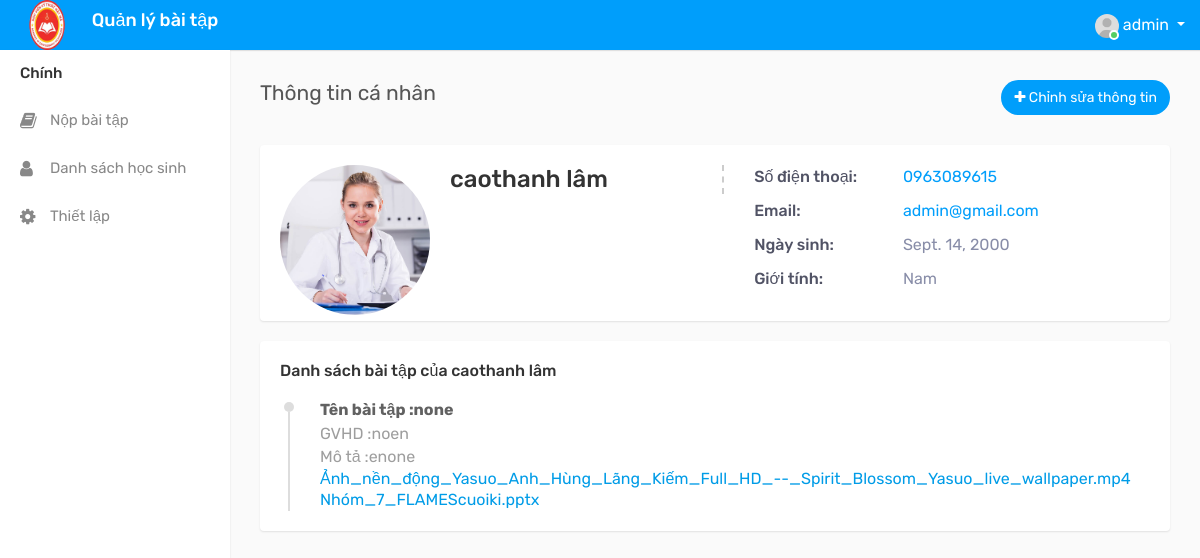
Screenshot of /baitap/1 (signed in) with the database file from the repository.
### user/models.py (models this page shows, shortened)
class Nguoidung(models.Model):
    ten = models.CharField(max_length=50, null=True)
    user = models.OneToOneField(User, on_delete=models.CASCADE)
    sex_choice = (('Nam', 'Nam'), ('Nữ', 'Nữ'))
    gioitinh = models.CharField(max_length=10, choices=sex_choice, default='', null=True)
    ngaysinh = models.DateField(null=True)
    phone = models.CharField(max_length=15, null=True,)

class Baitap(models.Model):
    nguoidung = models.ForeignKey(Nguoidung,on_delete=models.CASCADE,null=True)
    ten = models.CharField(max_length=50, null=True)
    mota = models.CharField(max_length=1000, null=True)
    giaovienhd =models.CharField(max_length=50, null=True)
    filebaocao = models.FileField(upload_to='')
    filezip = models.FileField(upload_to='')

### user/views.py (the view)
# urls.py: path('baitap/<int:baitap_id>', detailBaitap, name='baitap'),
@login_required(login_url="user:dangnhap")
def detailBaitap(request, baitap_id):
    nd = Nguoidung.objects.get(pk=baitap_id)
    return render(request, "templates/baitaphs.html", {"nd": nd})

### templates/templates/baitaphs.html (shortened to what this page needs)
{% extends 'templates/index.html' %}
    {% block content %}
<div class="content">
                <div class="row">
                    <div class="col-sm-7 col-6">
                        <h4 class="page-title">Thông tin cá nhân</h4>
                    </div>
                    <div class="col-sm-5 col-6 text-right m-b-30">
                        <a href="{% url 'user:csthongtin' %}" class="btn btn-primary btn-rounded"><i class="fa fa-plus"></i> Chỉnh sửa thông tin</a>
                    </div>
                </div>
                <div class="card-box profile-header">
                    <div class="row">
                        <div class="col-md-12">
                            <div class="profile-view">
                                <div class="profile-img-wrap">
                                    <div class="profile-img">
                                        <a href="#"><img class="avatar" src="assets/img/doctor-03.jpg" alt=""></a>
                                    </div>
                                </div>
                                <div class="profile-basic">
                                    <div class="row">
                                        <div class="col-md-5">
                                            <div class="profile-info-left">
                                                <h3 class="user-name m-t-0 mb-0">{{nd.ten}}</h3>
                                            </div>
                                        </div>
                                        <div class="col-md-7">
                                            <ul class="personal-info">
                                                <li>
                                                    <span class="title">Số điện thoại:</span>
                                                    <span class="text"><a href="#">{{nd.phone}}</a></span>
                                                </li>
                                                <li>
                                                    <span class="title">Email:</span>
                                                    <span class="text"><a href="#">{{nd.user.email}}</a></span>
                                                </li>
                                                <li>
                                                    <span class="title">Ngày sinh:</span>
                                                    <span class="text">{{nd.ngaysinh}}</span>
                                                </li>
                                                <li>
                                                    <span class="title">Giới tính:</span>
                                                    <span class="text">{{nd.gioitinh}}</span>
                                                </li>
                                            </ul>
                                        </div>
                                    </div>
                                </div>
                            </div>
                        </div>
                    </div>
                </div>
				<div class="profile-tabs">
					<div class="tab-content">
                        {% if nd %}
						<div class="tab-pane show active" id="about-cont">
                <div class="row">
                    <div class="col-md-12">
                        <div class="card-box">
                            <h3 class="card-title">Danh sách bài tập của {{ nd.ten }}</h3>
                            <div class="experience-box">
                                <ul class="experience-list">
                                    {% for baitap in nd.baitap_set.all %}
                                    <li>
                                        <div class="experience-user">
                                            <div class="before-circle"></div>
                                        </div>
                                        <div class="experience-content">
                                            <div class="timeline-content">
                                                <a href="#/" class="name"> Tên bài tập :{{ baitap.ten }}</a>
                                                <div>GVHD :{{ baitap.giaovienhd }}</div>
                                                <span class="time">Mô tả :{{ baitap.mota }}</span>
                                                <a href ="{{baitap.filebaocao.url}}" download><span class="time">{{ baitap.filebaocao }}</span></a>
                                                <a href ="{{baitap.filezip.url}}" download><span class="time">{{ baitap.filezip }}</span></a>
                                            </div>
                                        </div>
                                    </li>
                                    {% endfor %}
                                </ul>
                            </div>
                        </div>
                    </div>
                </div>
                </div>
                 {% endif %}
					</div>
				</div>
            </div>
{% endblock %}

### templates/templates/index.html (shortened to what this page needs)
{% load static %}
<!DOCTYPE html>
<html lang="en">
<head>
        <link rel="stylesheet" href="https://maxcdn.bootstrapcdn.com/bootstrap/4.0.0/css/bootstrap.min.css"
>
    <link rel="stylesheet" type="text/css" href="{% static 'assets/css/bootstrap.min.css' %}">
    <link rel="stylesheet" type="text/css" href="{% static 'assets/css/font-awesome.min.css' %}">
    <link rel="stylesheet" type="text/css" href="{% static 'assets/css/style.css' %}">
</head>
<body>
    <div class="main-wrapper">
        <div class="header">
			<div class="header-left">
				<a href="{% url 'user:home' %}" class="logo">
					<img src="{% static 'assets/img/logo1.png' %}" width="70" height="70" alt=""> </i> <span><h4>Quản lý bài tập</h4></span>
				</a>
			</div>
            <ul class="nav user-menu float-right">
                <li class="nav-item dropdown has-arrow">
                    <a href="#" class="dropdown-toggle nav-link user-link" data-toggle="dropdown">
                        <span class="user-img">
							<img class="rounded-circle" src="{% static 'assets/img/user.jpg' %}" width="24" alt="Admin">
							<span class="status online"></span>
						</span>
						<span>{{request.user}}</span>
                    </a>
                </li>
            </ul>
        </div>
        <div class="sidebar" id="sidebar">
            <div class="sidebar-inner slimscroll">
                <div id="sidebar-menu" class="sidebar-menu">
                    <ul>
                       <li class="menu-title">Chính</li>
						<li>
                            <a href="{% url 'user:nopbaitap' %}"><i class="fa fa-book" aria-hidden="true"></i> <span>Nộp bài tập</span></a>
                        </li>
                        <li>
							<a href="{% url 'user:danhsachhocsinh' %}"><i class="fa fa-user"aria-hidden="true"></i> <span>Danh sách học sinh </span> </a>
						</li>
                        <li>
                            <a href=""><i class="fa fa-cog"></i> <span>Thiết lập</span></a>
                        </li>
                    </ul>
                </div>
            </div>
        </div>
        <div class="page-wrapper">
            <div class="content">
                {% block content %}
                {% endblock %}
            </div>
            </div>
        </div>
</body>
</html>

### rows the page displays
Nguoidung: ten "caothanh lâm", phone "0963089615", user.email "admin@gmail.com", ngaysinh "Sept. 14, 2000", gioitinh "Nam"
Baitap: ten "none", giaovienhd "noen", mota "enone", filebaocao "Ảnh_nền_động_Yasuo_Anh_Hùng_Lãng_Kiếm_Full_HD_--_Spirit_Blossom_Yasuo_live_wallpaper.mp4", filezip "Nhóm_7_FLAMEScuoiki.pptx"

### other values shown
{{ request.user }} "admin"
